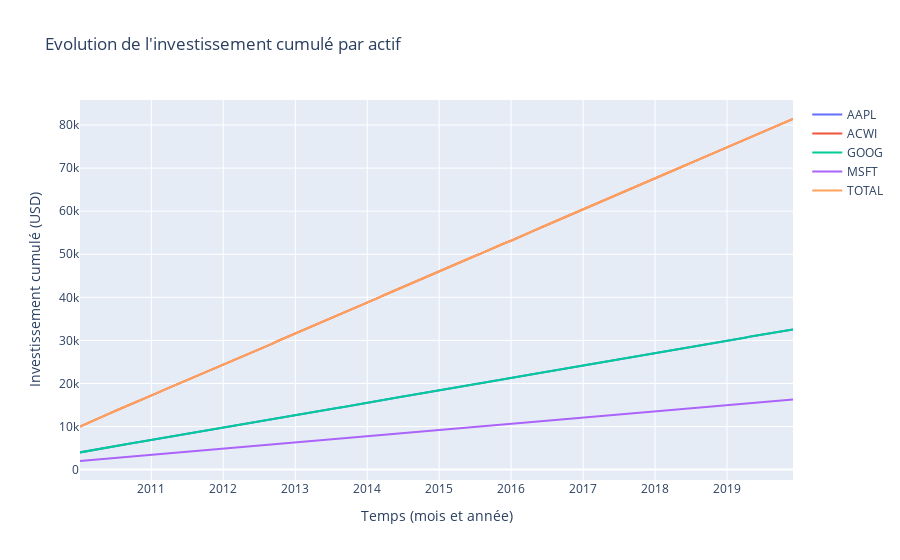

Notebook source saved alongside this figure:
### Code cell
get_plot_investissement(df_multi_actifs) # 2
